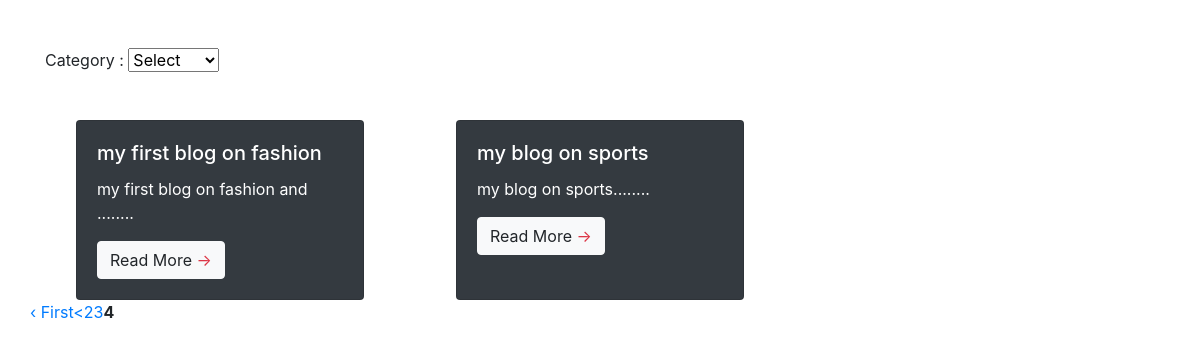
The page /index.php/home/9 on the database its author committed.
### tables this page shows
CREATE TABLE `content` (
  `id` int(11) NOT NULL,
  `title` varchar(100) NOT NULL,
  `description` text NOT NULL,
  `createdAt` datetime NOT NULL DEFAULT current_timestamp(),
  `updatedAt` datetime DEFAULT NULL,
  `categoryId` tinyint(4) NOT NULL
);

### application/controllers/Home.php (called while the page is built, shortened)
<?php
class Home extends CI_Controller {
	public function index()
	{
		$this->load->library('pagination');
		$data['title'] = 'Blog using PHP(CI) & MySQL';
		$category = '';
		$this->load->model('content');
		$config['base_url'] = base_url('/home');
		$config['total_rows'] = $this->content->getCount($category);
		$config['per_page'] = 3;
        $config["uri_segment"] = 2;
        $this->pagination->initialize($config);
        $page = ($this->uri->segment(2)) ? $this->uri->segment(2) : 0;
		$data["links"] = $this->pagination->create_links();
		$data['content'] = $this->content->get_content($category,'',$config["per_page"], $page);
		$data['category'] = $this->content->get_category();
		$this->load->view('home', $data);
	}
}

### index.php (called while the page is built, shortened)
<?php
require_once BASEPATH.'core/CodeIgniter.php';

### application/models/Content.php (called while the page is built, shortened)
<?php
class Content extends CI_Model
{
    public function get_content($categoryId='', $id='', $number = 10, $start = 0)
    {
        $this->db->select();
        $this->db->from('content');
        $this->db->order_by('createdAt','desc');
        $this->db->limit($number, $start);
        $query = $this->db->get();
        return (!empty($id)? $query->row_array() : $query->result_array());
    }
	 public function getCount($categoryId = '') {
		$this->db->from("content");
        $result = $this->db->count_all_results();
		return $result;
    }
	public function get_category()
    {
        $this->db->select();
        $this->db->from('category');
        $query = $this->db->get();
        return $query->result_array();
    }
}
?>

### application/views/home.php (the view, shortened to what this page needs)
?><!DOCTYPE html>
<html lang="en">
<head>
    <link rel="stylesheet" href="https://stackpath.bootstrapcdn.com/bootstrap/4.5.2/css/bootstrap.min.css">
</head>
<body>
    <div class="container mt-5">
       <form>
		Category : <select name='category' onchange='this.form.submit()'>
		<option value=''> Select </option>
		</select>
		</form>
        <div class="row">
            <?php if(!empty($content) && is_array($content)){
			foreach($content as $row){ ?>
                <div class="col-12 col-lg-4 d-flex justify-content-center">
                    <div class="card text-white bg-dark mt-5" style="width: 18rem;">
                        <div class="card-body">
                            <h5 class="card-title"><?php echo $row['title'];?></h5>
                            <p class="card-text"><?php echo substr($row['description'], 0, 50);?>...</p>
                            <a href="view.php?id=<?php echo $row['id']?>" class="btn btn-light">Read More <span class="text-danger">&rarr;</span></a>
                        </div>
                    </div>
                </div>
            <?php }
			}?>
        </div>
		<div class="row">
		<br />
        <div > <?php echo $links;?> </div>
	   </div>
    </div>
</body>
</html>

### rows shown on the page
content: title "my first blog on fashion", description "my first blog on fashion and ....."
content: title "my blog on sports", description "my blog on sports....."

### other values the page prints
$links "‹ First < 2 3 4"
